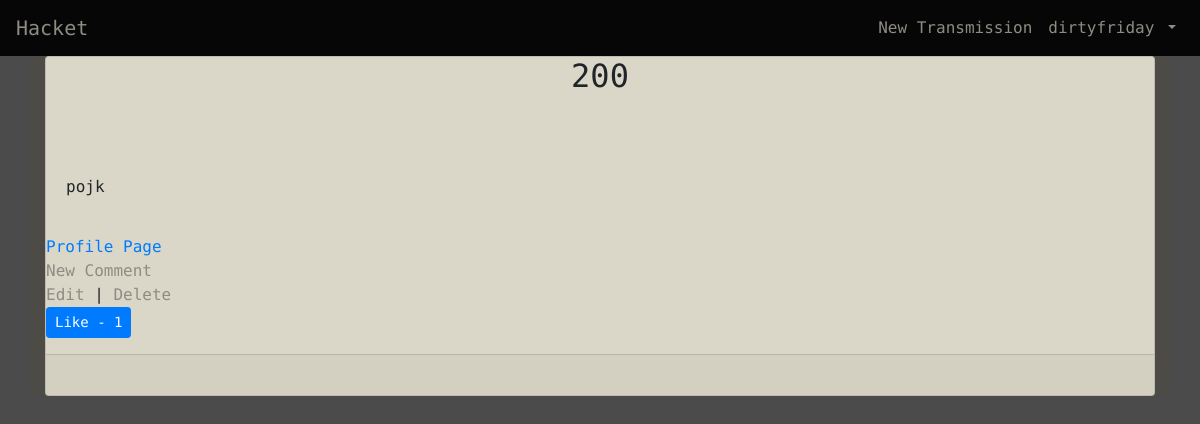
Before: /Transmission/1/ (signed in) with the older database file.
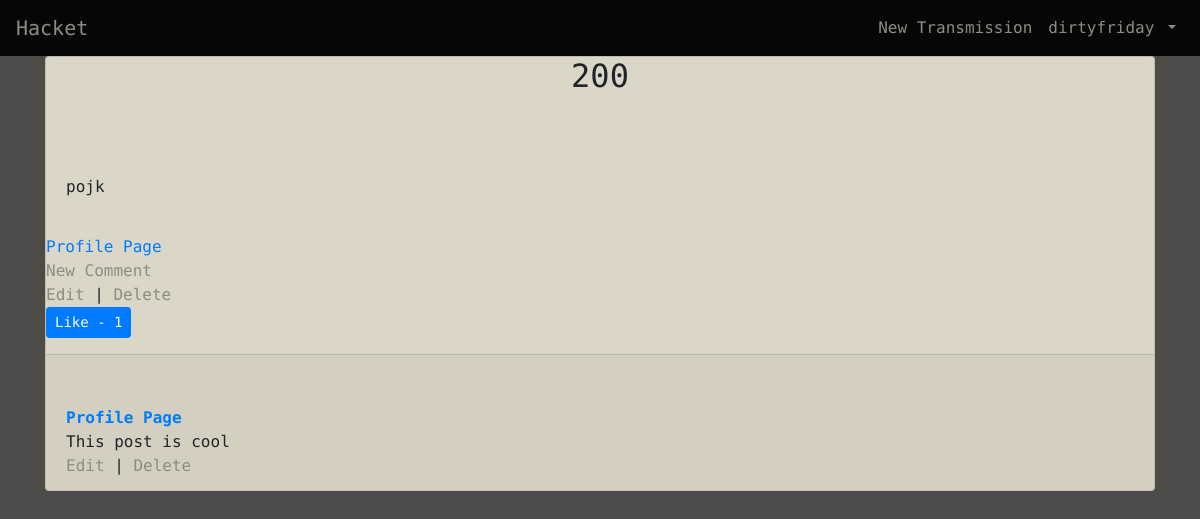
After: the same page with the newer database file.
### transmissions/models.py (models this page shows, shortened)
class Comment(models.Model):
    transmission = models.ForeignKey(
        Transmission,
        on_delete=models.CASCADE,
        related_name='comments',
        )
    comment = models.CharField(max_length=140)
    author = UserForeignKey(
        auto_user_add=True,
        verbose_name="User is automatically assigned",
        related_name="joe",
    )
    def __str__(self):
        return self.comment

### transmissions/views.py (the view)
# urls.py: path('Transmission/<int:pk>/', TransmissionDetailView.as_view(), name='transmission_detail'),
class TransmissionDetailView(DetailView):
    model = Transmission
    template_name = 'transmission_detail.html'
    def get_context_data(self, *args, **kwargs):
        context = super(TransmissionDetailView, self).get_context_data(*args, **kwargs)
        stuff = get_object_or_404(Transmission, id=self.kwargs['pk'])
        total_likes = stuff.total_likes()
        context["total_likes"] = total_likes
        return context

### transmissions/models.py (called while the page is built)
    def total_likes(self):
        return self.likes.count()

### templates/transmission_detail.html (shortened to what this page needs)
{% extends 'base.html' %}
{% block content %}
    <div id="card-new" class="card">
        <div class="post-entry ">
            <h2 class="card-title text-center">{{ object.title }}</h2>
            <h3 class="card-body text-center">{{ object.author }}</h3>
            <p class="card-body text-left">{{ object.body }}</p>
        </div>
        <div id="oneline">
            <a href="{% url 'user_profile' object.author.id %}">Profile Page</a>
            {% if user.is_authenticated %}
                <div>
                    <a href="{% url 'comment_new' %}" style="color: #8e8c82;">New Comment</a>
                </div>
                <a href="{% url 'transmission_edit' object.pk %}" style="color: #8e8c82;">Edit</a> | <a href="{% url 'transmission_delete' object.pk %}" style="color: #8e8c82;">Delete</a>
                <br/>
                <form action="{% url 'like_transmission' transmission.pk %}" method="POST">
                    <button type="submit", name="transmission_id", value="{{ transmission.id }}", class="btn btn-primary btn-sm">Like - {{ total_likes }}</button>
                </form>
            {% endif %}
        </div>
        <div class="card-footer">
            {% for comment in transmission.comments.all %}
                <p style="padding-top: 15px; margin: 0;">
                <span class="font-weight-bold">
                    <a href="{% url 'user_profile' comment.author.id %}">Profile Page</a>
                </span>
                {{ comment }}
                <a href="{% url 'comment_edit' comment.pk %}"style="color: #8e8c82;">Edit</a> | <a href="{% url 'comment_delete' comment.pk %}" style="color: #8e8c82;">Delete</a>
            {% endfor %}
            </p>
        </div>
{% endblock content %}

Changed rows visible on the page:
added Comment: comment "This post is cool"
